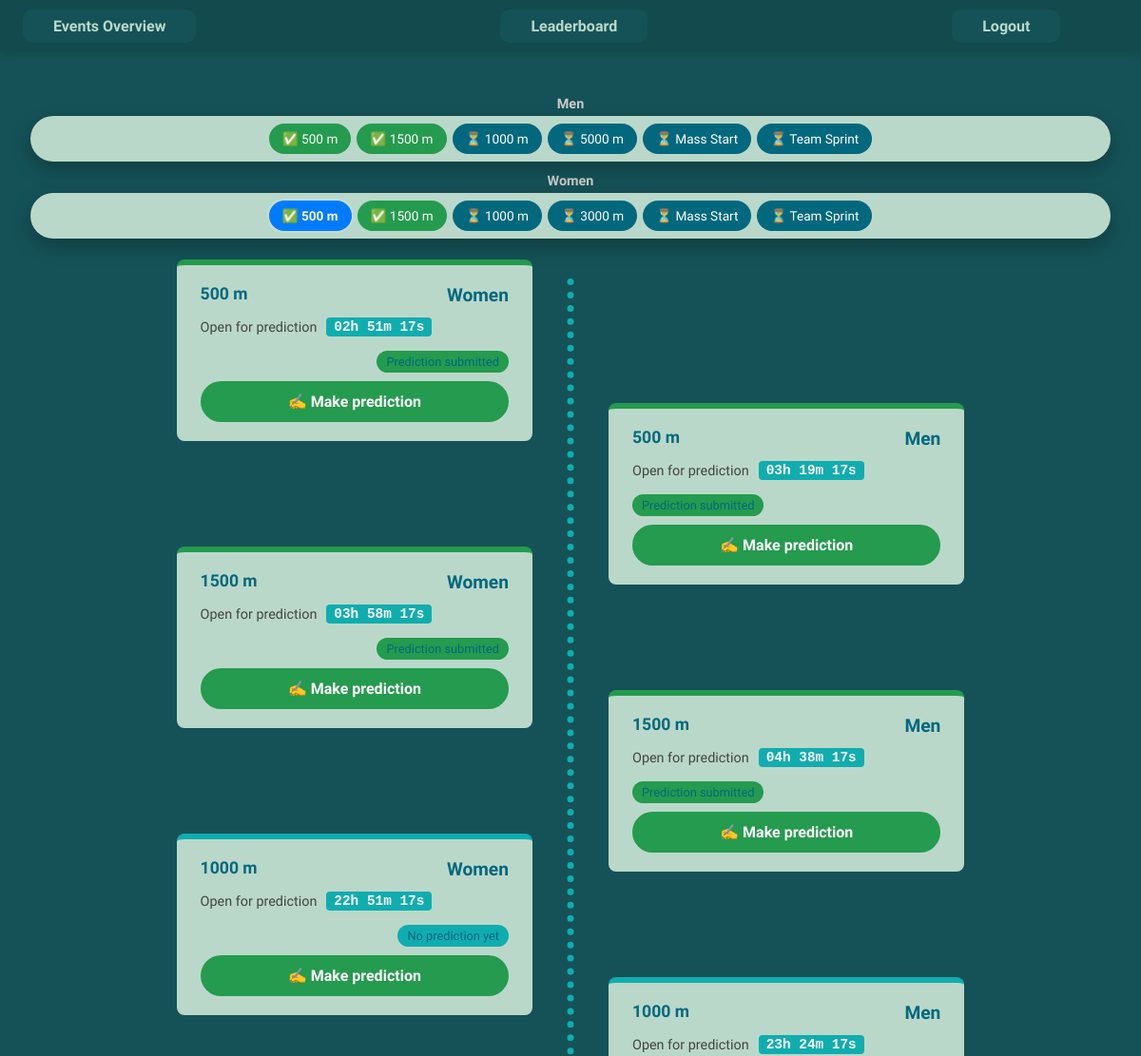
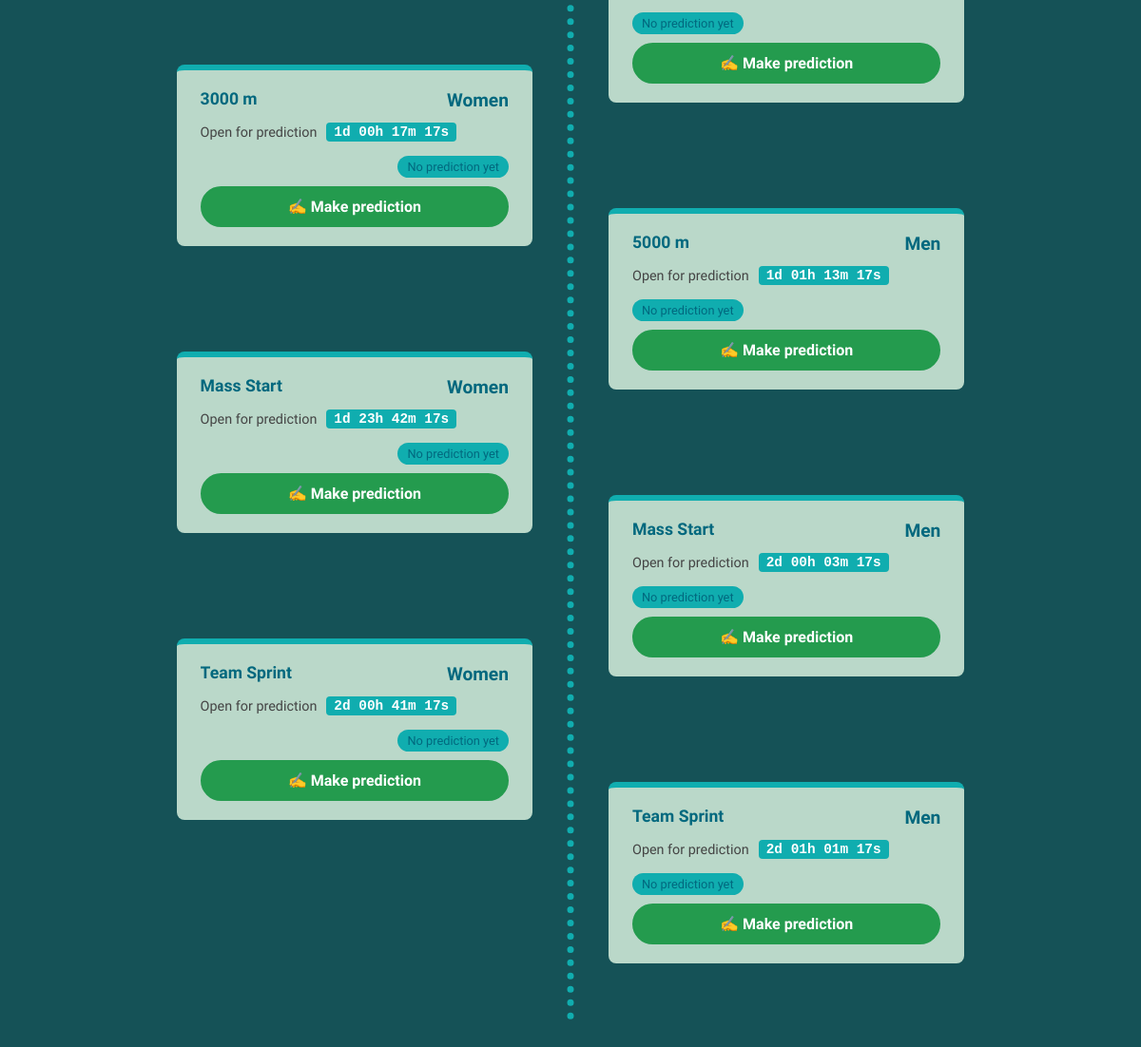
The page /events (signed in) on the database its author committed (2 pictures, top to bottom).
### app/models.py (models this page shows)
class Event(db.Model):
    id = db.Column(db.Integer, primary_key=True)
    name = db.Column(db.String(128), nullable=False)
    discipline = db.Column(db.String(64))
    start_datetime = db.Column(db.DateTime, default=datetime.utcnow)
    gender = db.Column(db.String(16))
    startlist = db.relationship("EventStartlist", backref="event", lazy=True)
    results = db.relationship("EventResult", backref="event", lazy=True)
    predictions = db.relationship("Prediction", backref="event", lazy=True)

### app/routes/events/overview.py (the view)
@events_bp.route("/events")
@login_required
def events_overview():
    events = Event.query.order_by(Event.start_datetime).all()
    user_predictions = {p.event_id for p in Prediction.query.filter_by(user_id=current_user.id)}
    return render_template(
        "events/overview.html",
        events=events,
        user_predictions=user_predictions,
        now=now
    )

### app/models.py (called while the page is built)
@login_manager.user_loader
def load_user(user_id):
    return User.query.get(int(user_id))

### app/templates/events/overview.html (shortened to what this page needs)
{% extends "base.html" %}
{% block content %}
<link rel="stylesheet"
      href="https://cdn.jsdelivr.net/npm/flipdown@0.3.2/dist/flipdown.min.css" />
<link rel="stylesheet"
      href="{{ url_for('static', filename='css/timeline.css') }}">
<div class="event-nav-wrapper">
    <div class="event-gender-section">
        <div class="gender-title">Men</div>
        <div class="event-nav">
            {% for event in events %}
                {% set event_name, gender = event.name.rsplit(' ', 1) %}
                {% if gender == 'Men' %}
                    <a href="#event-{{ event.id }}"
                       data-target="event-{{ event.id }}"
                       class="event-link
                       {% if event.start_datetime < now %}started
                       {% elif event.id in user_predictions %}predicted
                       {% else %}open
                       {% endif %}">
                        {% if event.start_datetime < now %}
                            🏁
                        {% elif event.id in user_predictions %}
                            ✅
                        {% else %}
                            ⏳
                        {% endif %}
                        {{ event_name }}
                    </a>
                {% endif %}
            {% endfor %}
        </div>
    </div>
    <div class="event-gender-section">
        <div class="gender-title">Women</div>
        <div class="event-nav">
            {% for event in events %}
                {% set event_name, gender = event.name.rsplit(' ', 1) %}
                {% if gender == 'Women' %}
                    <a href="#event-{{ event.id }}"
                       data-target="event-{{ event.id }}"
                       class="event-link
                       {% if event.start_datetime < now %}started
                       {% elif event.id in user_predictions %}predicted
                       {% else %}open
                       {% endif %}">
                        {% if event.start_datetime < now %}
                            🏁
                        {% elif event.id in user_predictions %}
                            ✅
                        {% else %}
                            ⏳
                        {% endif %}
                        {{ event_name }}
                    </a>
                {% endif %}
            {% endfor %}
        </div>
    </div>
</div>
<div class="timeline">
    {% for event in events %}
    <div id="event-{{ event.id }}" class="timeline-item {% if loop.index is even %}right{% else %}left{% endif %}">
        <div class="timeline-content
            {% if event.id in user_predictions %} predicted
            {% elif event.start_datetime < now %} closed
            {% else %} open
            {% endif %}">
            {% set event_name, gender = event.name.rsplit(' ', 1) %}
            <div class="card-header">
                <span class="event-name">{{ event_name }}</span>
                <span class="event-gender">{{ gender }}</span>
            </div>
            <div class="card-status">
                {% if event.start_datetime < now %}
                    <span class="status-text">Event finished</span>
                {% else %}
                    <span class="status-text">Open for prediction</span>
                    <span class="countdown-timer timer"
                          data-start="{{ event.start_datetime.timestamp()|float }}"
                          data-now="{{ now.timestamp()|float }}"></span>
                {% endif %}
            </div>
            {% if event.id in user_predictions %}
                <div class="card-prediction">
                    <span class="badge predicted">Prediction submitted</span>
                </div>
            {% elif event.start_datetime >= now %}
                <div class="card-prediction">
                    <span class="badge open">No prediction yet</span>
                </div>
            {% endif %}
            <a class="btn {% if event.start_datetime < now %}result-btn{% else %}predict-btn{% endif %}"
               href="{{ url_for('events.event_detail', event_id=event.id) }}">
                {% if event.start_datetime < now %}
                    🏁 See result
                {% else %}
                    ✍️ Make prediction
                {% endif %}
            </a>
        </div>
    </div>
    {% endfor %}
</div>
{% endblock %}

### app/templates/base.html (shortened to what this page needs)
<!DOCTYPE html>
<html lang="en">
<head>
</head>
<body>
{% if not hide_navbar %}
<nav class="navbar">
  <div class="nav-buttons">
    <a href="{{ url_for('events.events_overview') }}">Events Overview</a>
    <a href="{{ url_for('leaderboard.leaderboard') }}">Leaderboard</a>
    <a href="{{ url_for('auth.login_register') }}">Logout</a>
  </div>
</nav>
{% endif %}
<div class="main-content">
  {% block content %}{% endblock %}
</div>
</body>
</html>

### app/static/css/timeline.css (style rules this page uses)
*, *::before, *::after { box-sizing: border-box; }
body { background: var(--color-4); font-family: Arial, sans-serif; color: #eee; margin: 0; padding: 0; }
.timeline { position: relative; width: 80%; margin: auto; padding: 40px 0; }
.timeline::before { content: ''; position: absolute; top: 0; bottom: 0; left: 50%; width: 3px; border-left: 7px dotted var(--color-6); transform: translateX(-50%); z-index: 0; }
.timeline-item { width: 50%; padding: 20px 40px; position: relative; }
.timeline-item.left { left: 0; text-align: right; }
.timeline-item.right { left: 50%; text-align: left; }
.timeline-item.right:nth-of-type(2n) { margin-top: -80px; }
.timeline-item.left:nth-of-type(2n+1) { margin-top: -80px; }
.timeline-item .timeline-content { position: relative; z-index: 1; }
.timeline-content { background: var(--color-2); color: var(--color-1); padding: 20px 25px; border-radius: 8px; position: relative; display: flex; flex-direction: column; gap: 12px; border-top: 6px solid transparent; }
.timeline-content.open { border-top-color: var(--color-6); }
.timeline-content.predicted { border-top-color: var(--color-5); }
.card-header { display: flex; justify-content: space-between; font-weight: 700; font-size: 1.1rem; color: var(--color-1); }
.event-name { max-width: 70%; overflow: hidden; text-overflow: ellipsis; white-space: nowrap; }
.event-gender { font-size: 1.2rem; color: var(--color-1); }
.card-status { display: flex; align-items: center; gap: 10px; font-size: 0.9rem; font-weight: 500; color: #444; }
.countdown-timer { background: var(--color-6); color: #fff; font-weight: 600; padding: 2px 8px; border-radius: 4px; font-family: monospace; }
.card-prediction { margin-top: 4px; }
.card-prediction .badge { font-size: 0.8rem; padding: 4px 10px; border-radius: 20px; }
.badge.open { background: var(--color-6); }
.badge.predicted { background: var(--color-5); }
.btn { margin-top: auto; padding: 10px 14px; border-radius: 25px; font-weight: 600; text-decoration: none; text-align: center; display: inline-flex; align-items: center; justify-content: center; gap: 6px; transition: all 0.2s ease; cursor: pointer; border: 2px solid transparent; }
.predict-btn { background: var(--color-5); color: #fff; border-color: var(--color-5); }
.event-nav-wrapper { position: sticky; top: 0; z-index: 1000; background: transparent; padding: 15px 0; }
.event-nav { display: flex; flex-wrap: wrap; justify-content: center; gap: 6px; padding: 8px; margin: 0 auto; max-width: 100%; background: var(--color-2); border-radius: 50px; box-shadow: 0 8px 20px rgba(0,0,0,0.25); }
.event-nav a { padding: 8px 14px; border-radius: 999px; font-size: 0.85rem; color: #ddd; text-decoration: none; white-space: nowrap; transition: all 0.25s ease; }
.event-nav a.active { background: #007BFF; color: #fff; font-weight: 600; box-shadow: 0 0 0 2px rgba(255,255,255,0.15); }
.event-nav a.predicted { background: var(--color-5); color: #fff; }
.event-nav a.open { background: var(--color-1); color: #fff; }
.event-gender-section { margin-bottom: 12px; }
.gender-title { font-weight: 700; font-size: 0.9rem; color: #ccc; margin-bottom: 4px; text-align: center; }
.event-nav { display: flex; flex-wrap: wrap; justify-content: center; gap: 6px; padding: 6px 8px; border-radius: 50px; background: var(--color-2); box-shadow: 0 6px 15px rgba(0,0,0,0.15); }

### app/templates/events/overview.html (style rules this page uses)
.event-nav-wrapper { position: sticky; top: 0; z-index: 1000; background: transparent; padding: 15px 0; }
.event-nav { position: sticky; display: flex; flex-wrap: wrap; justify-content: center; gap: 6px; padding: 8px; margin: 0 auto; max-width: 100%; background: var(--color-2); border-radius: 50px; box-shadow: 0 8px 20px rgba(0,0,0,0.25); }
.event-nav a { padding: 8px 14px; border-radius: 999px; font-size: 0.85rem; color: #ddd; text-decoration: none; white-space: nowrap; transition: all 0.25s ease; }
.event-nav a.active { background: var(--color-2); color: #111; font-weight: 600; box-shadow: 0 0 0 2px rgba(255,255,255,0.15); }
.event-nav a.predicted { background: var(--color-5); color: #fff; }
.event-nav a.open { background: var(--color-1); color: #fff; }
.timeline { margin-top: 15px; }
.event-nav a.active { background: #007BFF; color: #fff; }

### rows shown on the page
Event: discipline "500 m", gender "Men", shows "Prediction submitted", shows "✍️ Make prediction"
Event: discipline "1500 m", gender "Men", shows "Prediction submitted", shows "✍️ Make prediction"
Event: discipline "1000 m", gender "Men", shows "No prediction yet", shows "✍️ Make prediction"
Event: discipline "5000 m", gender "Men", shows "No prediction yet", shows "✍️ Make prediction"
Event: discipline "Mass Start", gender "Men", shows "No prediction yet", shows "✍️ Make prediction"
Event: discipline "Team Sprint", gender "Men", shows "No prediction yet", shows "✍️ Make prediction"
Event: discipline "500 m", gender "Women", shows "Prediction submitted", shows "✍️ Make prediction"
Event: discipline "1500 m", gender "Women", shows "Prediction submitted", shows "✍️ Make prediction"
Event: discipline "1000 m", gender "Women", shows "No prediction yet", shows "✍️ Make prediction"
Event: discipline "3000 m", gender "Women", shows "No prediction yet", shows "✍️ Make prediction"
Event: discipline "Mass Start", gender "Women", shows "No prediction yet", shows "✍️ Make prediction"
Event: discipline "Team Sprint", gender "Women", shows "No prediction yet", shows "✍️ Make prediction"
